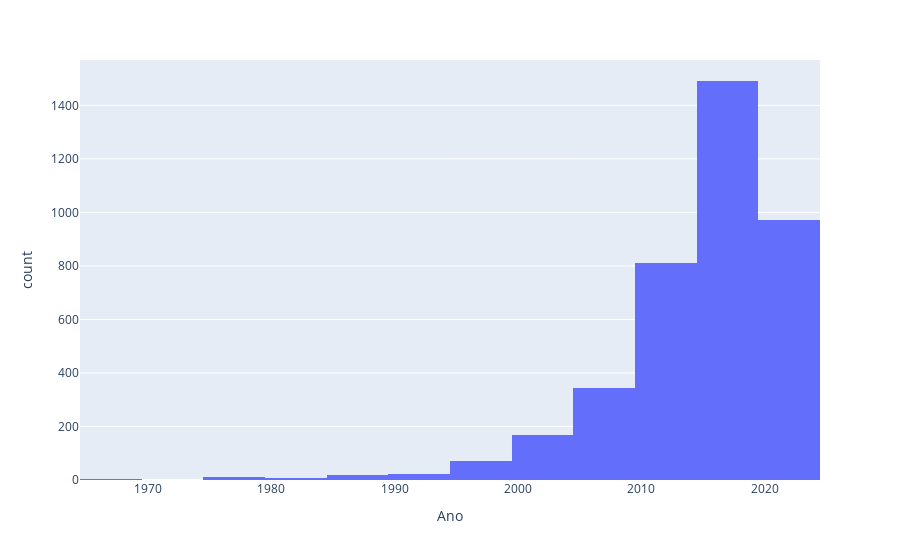

Write notebook code for a chart like this one.
### Code cell
fig = px.histogram(df, x="Ano",nbins=k)
fig.show()

### Figure 1 — Plotly figure (JSON) as saved in the notebook; plotly's stock layout.template omitted (floating-point values rounded to 4 significant figures; data arrays with more than 128 entries replaced by an {"elided": "..."} marker saying what was removed)
{"data": [{"alignmentgroup": "True", "bingroup": "x", "hovertemplate": "Ano=%{x}<br>count=%{y}<extra></extra>", "legendgroup": "", "marker": {"color": "#636efa", "pattern": {"shape": ""}}, "name": "", "nbinsx": 12, "offsetgroup": "", "orientation": "v", "showlegend": false, "type": "histogram", "x": {"elided": "3917 int values"}, "xaxis": "x", "yaxis": "y"}], "layout": {"barmode": "relative", "legend": {"tracegroupgap": 0}, "margin": {"t": 60}, "xaxis": {"anchor": "y", "domain": [0, 1], "title": {"text": "Ano"}}, "yaxis": {"anchor": "x", "domain": [0, 1], "title": {"text": "count"}}}}
